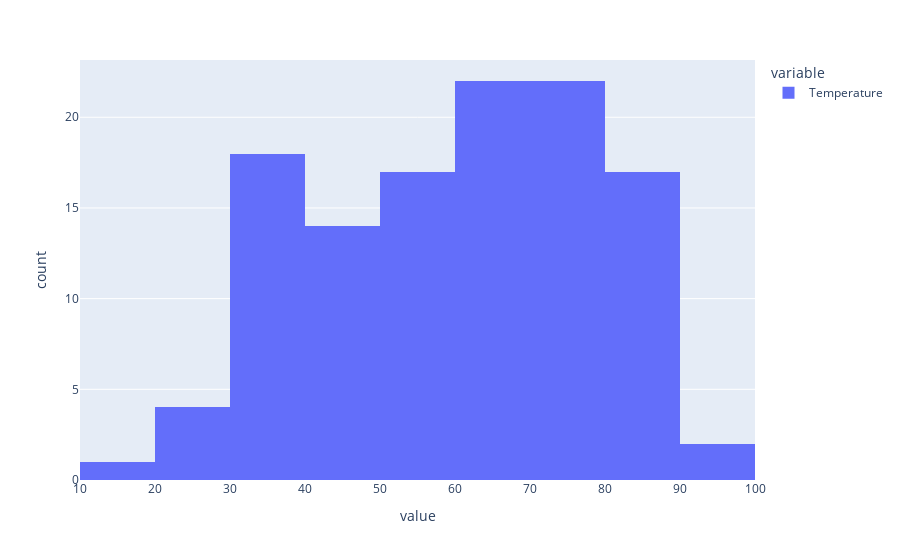
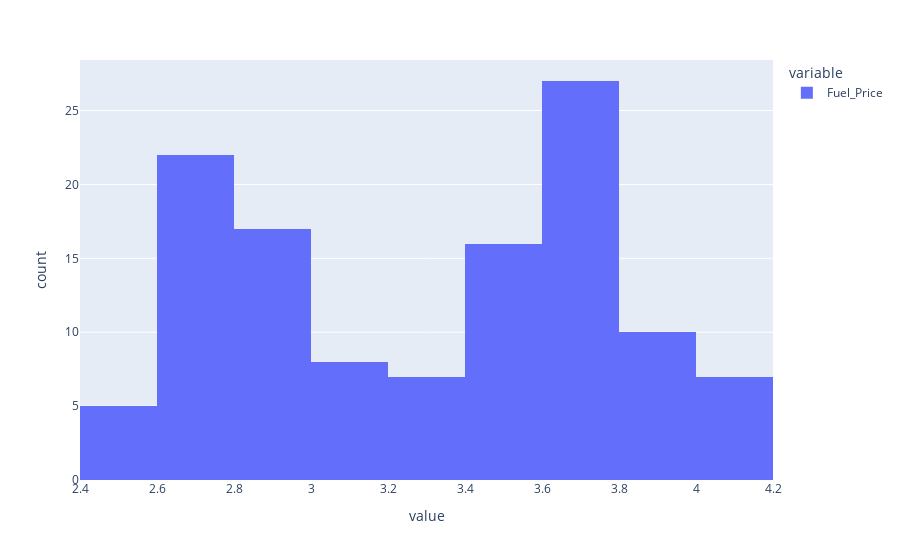
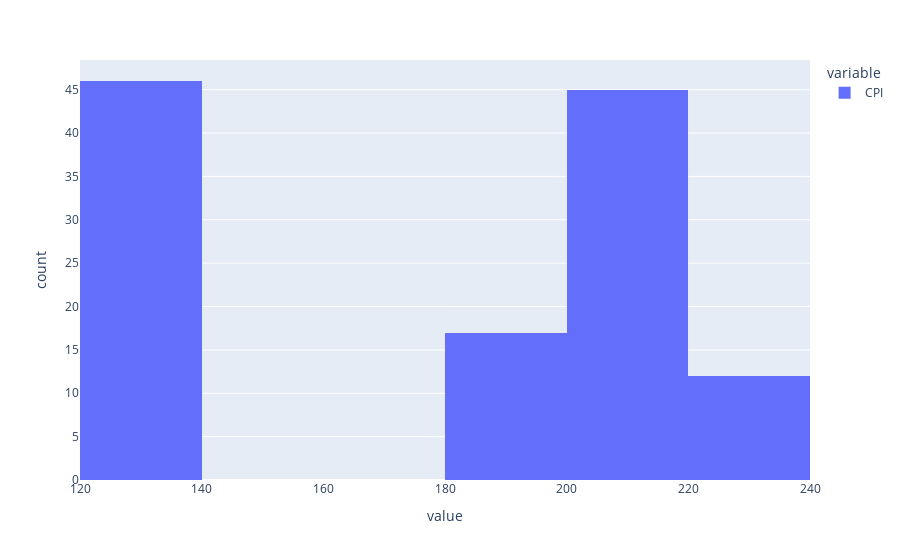
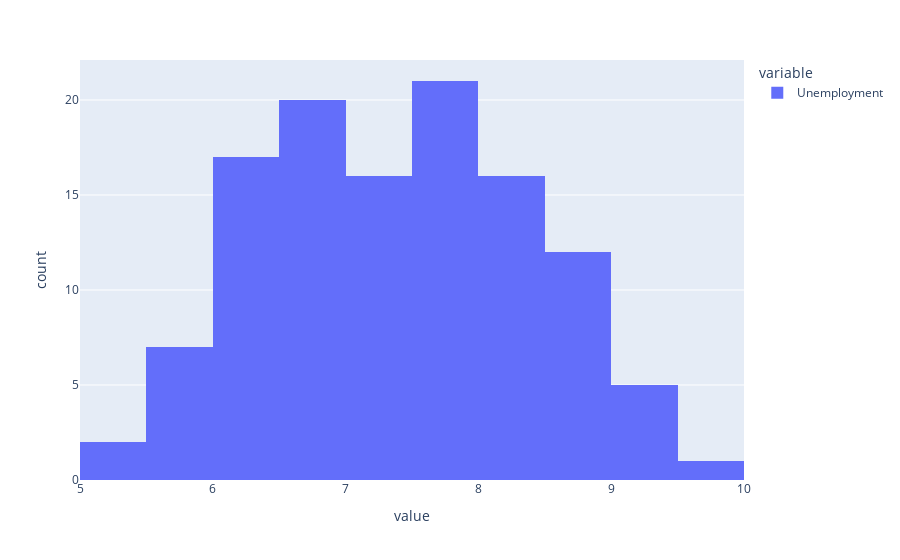

The notebook cell saved with these charts, in order:
### Code cell
# Distribution of each numeric variable
num_features = ['Temperature','Fuel_Price','CPI','Unemployment']
for i in range(len(num_features)):
    fig = px.histogram(df[num_features[i]])
    fig.show()

### Figure 1 — Plotly figure (JSON) as saved in the notebook; plotly's stock layout.template omitted (floating-point values rounded to 4 significant figures; data arrays with more than 128 entries replaced by an {"elided": "..."} marker saying what was removed)
{"data": [{"alignmentgroup": "True", "bingroup": "x", "hovertemplate": "variable=Temperature<br>value=%{x}<br>count=%{y}<extra></extra>", "legendgroup": "Temperature", "marker": {"color": "#636efa", "pattern": {"shape": ""}}, "name": "Temperature", "offsetgroup": "Temperature", "orientation": "v", "showlegend": true, "type": "histogram", "x": {"elided": "131 float values"}, "xaxis": "x", "yaxis": "y"}], "layout": {"barmode": "relative", "legend": {"title": {"text": "variable"}, "tracegroupgap": 0}, "margin": {"t": 60}, "xaxis": {"anchor": "y", "domain": [0, 1], "title": {"text": "value"}}, "yaxis": {"anchor": "x", "domain": [0, 1], "title": {"text": "count"}}}}

### Figure 2 — Plotly figure (JSON) as saved in the notebook; plotly's stock layout.template omitted (floating-point values rounded to 4 significant figures; data arrays with more than 128 entries replaced by an {"elided": "..."} marker saying what was removed)
{"data": [{"alignmentgroup": "True", "bingroup": "x", "hovertemplate": "variable=Fuel_Price<br>value=%{x}<br>count=%{y}<extra></extra>", "legendgroup": "Fuel_Price", "marker": {"color": "#636efa", "pattern": {"shape": ""}}, "name": "Fuel_Price", "offsetgroup": "Fuel_Price", "orientation": "v", "showlegend": true, "type": "histogram", "x": {"elided": "131 float values"}, "xaxis": "x", "yaxis": "y"}], "layout": {"barmode": "relative", "legend": {"title": {"text": "variable"}, "tracegroupgap": 0}, "margin": {"t": 60}, "xaxis": {"anchor": "y", "domain": [0, 1], "title": {"text": "value"}}, "yaxis": {"anchor": "x", "domain": [0, 1], "title": {"text": "count"}}}}

### Figure 3 — Plotly figure (JSON) as saved in the notebook; plotly's stock layout.template omitted (floating-point values rounded to 4 significant figures; data arrays with more than 128 entries replaced by an {"elided": "..."} marker saying what was removed)
{"data": [{"alignmentgroup": "True", "bingroup": "x", "hovertemplate": "variable=CPI<br>value=%{x}<br>count=%{y}<extra></extra>", "legendgroup": "CPI", "marker": {"color": "#636efa", "pattern": {"shape": ""}}, "name": "CPI", "offsetgroup": "CPI", "orientation": "v", "showlegend": true, "type": "histogram", "x": {"elided": "131 float values"}, "xaxis": "x", "yaxis": "y"}], "layout": {"barmode": "relative", "legend": {"title": {"text": "variable"}, "tracegroupgap": 0}, "margin": {"t": 60}, "xaxis": {"anchor": "y", "domain": [0, 1], "title": {"text": "value"}}, "yaxis": {"anchor": "x", "domain": [0, 1], "title": {"text": "count"}}}}

### Figure 4 — Plotly figure (JSON) as saved in the notebook; plotly's stock layout.template omitted (floating-point values rounded to 4 significant figures; data arrays with more than 128 entries replaced by an {"elided": "..."} marker saying what was removed)
{"data": [{"alignmentgroup": "True", "bingroup": "x", "hovertemplate": "variable=Unemployment<br>value=%{x}<br>count=%{y}<extra></extra>", "legendgroup": "Unemployment", "marker": {"color": "#636efa", "pattern": {"shape": ""}}, "name": "Unemployment", "offsetgroup": "Unemployment", "orientation": "v", "showlegend": true, "type": "histogram", "x": {"elided": "131 float values"}, "xaxis": "x", "yaxis": "y"}], "layout": {"barmode": "relative", "legend": {"title": {"text": "variable"}, "tracegroupgap": 0}, "margin": {"t": 60}, "xaxis": {"anchor": "y", "domain": [0, 1], "title": {"text": "value"}}, "yaxis": {"anchor": "x", "domain": [0, 1], "title": {"text": "count"}}}}
